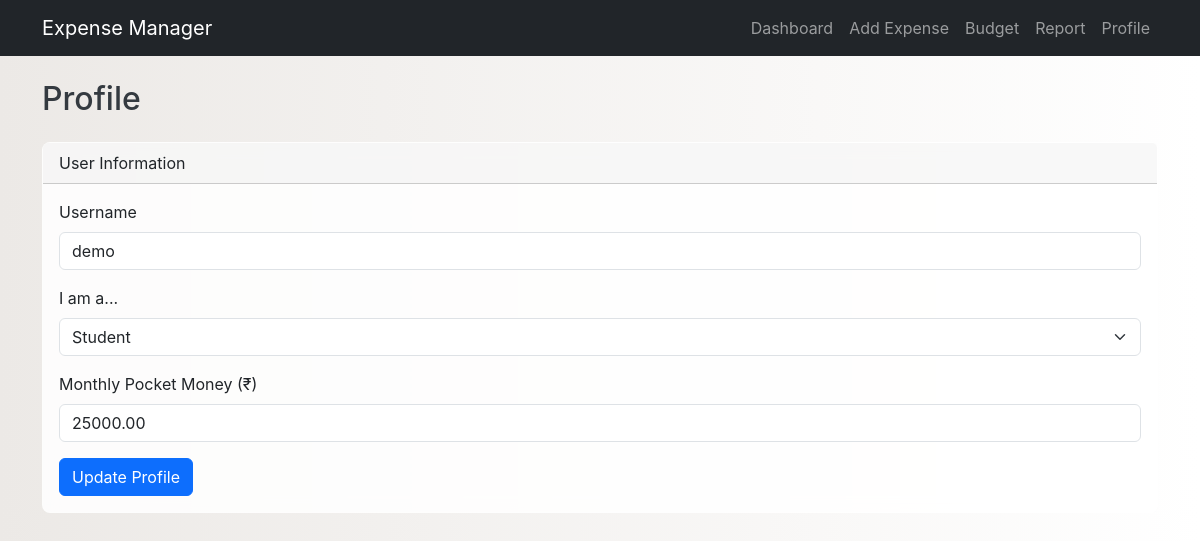
The app's page /profile.php with its own data.
### tables this page shows
CREATE TABLE IF NOT EXISTS users (
    id INT AUTO_INCREMENT PRIMARY KEY,
    username VARCHAR(100) UNIQUE,
    password VARCHAR(255),
    role ENUM('student', 'worker') DEFAULT 'student',
    monthly_income DECIMAL(10,2) DEFAULT 0.00
);

### public/profile.php (the view, shortened to what this page needs)
<?php
include __DIR__ . '/../config/db.php';
$user_id = 1;
$stmt = $conn->prepare('SELECT username, role, monthly_income FROM users WHERE id = ?');
$stmt->bind_param('i', $user_id);
$stmt->execute();
$user = $stmt->get_result()->fetch_assoc();
include("header.php");
?>
<h2 class="mb-4">Profile</h2>
<div class="card">
  <div class="card-header">User Information</div>
  <div class="card-body">
    <form method="POST">
      <div class="mb-3">
        <label for="username" class="form-label">Username</label>
        <input type="text" id="username" name="username" class="form-control" value="<?php echo htmlspecialchars($user['username']); ?>" required>
      </div>
      <div class="mb-3">
        <label for="role" class="form-label">I am a...</label>
        <select id="role" name="role" class="form-select" required>
            <option value="student" <?php echo ($user['role'] ?? 'student') === 'student' ? 'selected' : ''; ?>>Student</option>
        </select>
      </div>
      <div class="mb-3">
        <label for="income" class="form-label">
            <span id="income-label-text">Monthly Pocket Money</span> (₹)
        </label>
        <input id="income" type="number" step="0.01" name="income" class="form-control" value="<?php echo htmlspecialchars($user['monthly_income'] ?? 0); ?>" required>
      </div>
      <button type="submit" class="btn btn-primary">Update Profile</button>
    </form>
  </div>
</div>
<?php include("footer.php"); ?>

### assets/css/style.css (style rules this page uses)
body { font-family: Inter, system-ui, -apple-system, 'Segoe UI', Roboto, 'Helvetica Neue', Arial, sans-serif; background: linear-gradient(to right, #ece9e6, #ffffff); color: #343a40; animation: fadeIn 0.5s ease-out; }
.card { background-color: rgba(255, 255, 255, 0.85); backdrop-filter: blur(10px); border: 1px solid rgba(255, 255, 255, 0.2); border-radius: 0.5rem !important; }
.btn, .badge { transition: all 0.2s ease-in-out; }

### records on screen
users: username "demo", role "Student", income "25000.00"
